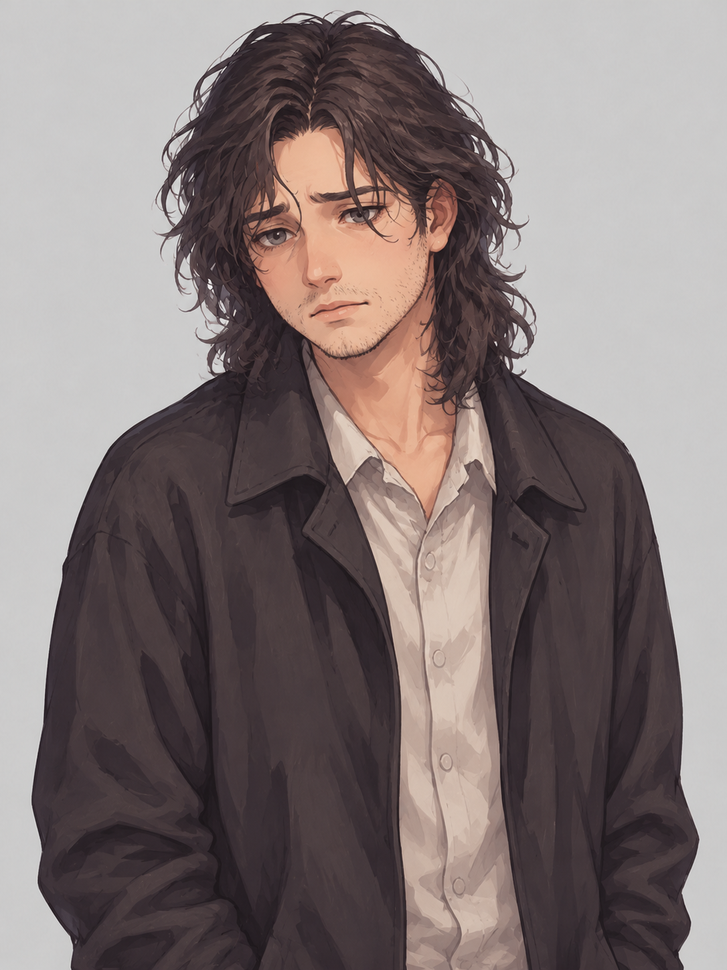
#> input picture assets/gen/poet2_b_0.png, 727 x 970 px, shrunk from 1086 x 1448 before the run
$ python _poet_scale_probe.py
#> lines starting #> are read from the running program, lines starting #| are printed output that depends on the picture; after the words box and inside, x2 and y2 are one past the last pixel; in counts of white or black regions, pixels touching at a corner belong together
# -*- coding: utf-8 -*-
"""Меряет bbox персонажа в каждой эмоции поэта: одинаковая ли крупность кадра.

Движок ставит спрайт фиксированной высотой, поэтому если у одной эмоции фигура
занимает 80 % кадра, а у другой 60 %, при переключении «прыгает» голова.
Норма — bbox_h / H в пределах ±3 %.
"""
import os

import numpy as np
from PIL import Image

HERE = os.path.dirname(os.path.abspath(__file__))

ROOT = os.path.dirname(HERE)
GEN = os.path.join(ROOT, 'assets', 'gen')

NAMES = ['poet2_b_0.png', 'poet_ha_neutral', 'poet_ha_interested', 'poet_ha_upset',
         'poet_sh_neutral', 'poet_sh_tired', 'poet_sh_inspired']


def f(name):
    if name.endswith('.png'):
        return os.path.join(GEN, name)
    for ext in ('.png', '.jpg'):
        p = os.path.join(GEN, name + '_0' + ext)
        if os.path.exists(p):
            return p
    return None


for n in NAMES:
    p = f(n)
    a = np.asarray(Image.open(p).convert('RGB'), np.int16)
    h, w, _ = a.shape
#> h = 970; w = 727
    border = np.concatenate([a[0], a[-1], a[:, 0], a[:, -1]])
    bg = np.median(border, axis=0)
#> bg = [203, 202, 201]
    mask = np.abs(a - bg).max(2) > 26
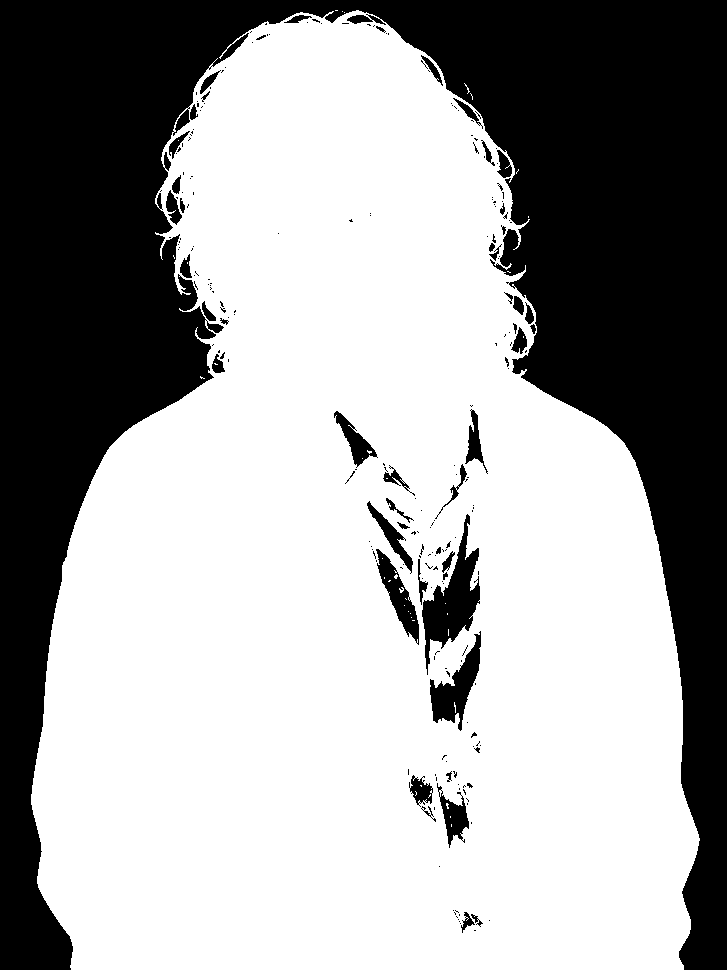
#> mask: shape (970, 727) bool; 63.3% white; 233 black regions (183 under 20 px), largest, box (x1, y1, x2, y2) and area: (0, 0, 727, 970) 244272, (422, 514, 480, 675) 3472, (430, 631, 481, 731) 1991
    ys, xs = np.nonzero(mask)
    y0, y1, x0, x1 = ys.min(), ys.max(), xs.min(), xs.max()
#> y0 = 10; y1 = 969; x0 = 31; x1 = 699
    bh, bw = y1 - y0, x1 - x0
#> bh = 959; bw = 668
    # голова: верхние 30 % bbox — ширина головы даёт масштаб лица
    head = mask[y0:y0 + int(bh * 0.30)]
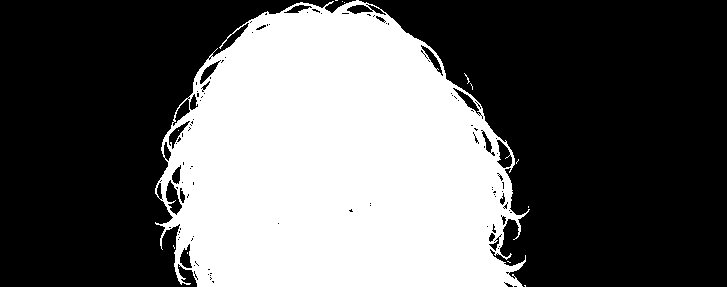
#> head: shape (287, 727) bool; 38.1% white; 13 white regions (12 under 20 px), largest, box (x1, y1, x2, y2) and area: (155, 0, 530, 287) 79366
    hx = np.nonzero(head.any(0))[0]
#> hx = 375 values from 155 to 529
    head_w = (hx.max() - hx.min()) if len(hx) else 0
#> head_w = 374
    print('%-22s %4dx%-4d bbox %dx%-4d  h/H %.3f  w/W %.3f  голова/ширина %.3f  aspect %.2f'
          % (n, w, h, bw, bh, bh / h, bw / w, head_w / w, bw / bh))
#| poet2_b_0.png           727x970  bbox 668x959   h/H 0.989  w/W 0.919  голова/ширина 0.514  aspect 0.70
#> (the run stopped early here; a loop or call above may not have finished)
